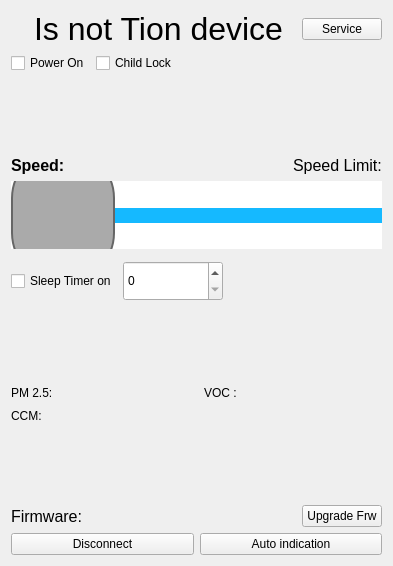
<?xml version="1.0" encoding="UTF-8"?>
<ui version="4.0">
 <class>iq_mainwindow</class>
 <widget class="QWidget" name="iq_mainwindow">
  <property name="geometry">
   <rect>
    <x>0</x>
    <y>0</y>
    <width>393</width>
    <height>566</height>
   </rect>
  </property>
  <property name="sizePolicy">
   <sizepolicy hsizetype="Expanding" vsizetype="Preferred">
    <horstretch>0</horstretch>
    <verstretch>0</verstretch>
   </sizepolicy>
  </property>
  <property name="minimumSize">
   <size>
    <width>393</width>
    <height>566</height>
   </size>
  </property>
  <property name="windowTitle">
   <string>Form</string>
  </property>
  <layout class="QVBoxLayout" name="verticalLayout">
   <item>
    <layout class="QHBoxLayout" name="horizontalLayout" stretch="2,1,1,0">
     <item>
      <spacer name="horizontalSpacer">
       <property name="orientation">
        <enum>Qt::Horizontal</enum>
       </property>
       <property name="sizeHint" stdset="0">
        <size>
         <width>128</width>
         <height>20</height>
        </size>
       </property>
      </spacer>
     </item>
     <item>
      <widget class="QLabel" name="status">
       <property name="font">
        <font>
         <pointsize>24</pointsize>
        </font>
       </property>
       <property name="text">
        <string>Is not Tion device</string>
       </property>
      </widget>
     </item>
     <item>
      <spacer name="horizontalSpacer_2">
       <property name="orientation">
        <enum>Qt::Horizontal</enum>
       </property>
       <property name="sizeHint" stdset="0">
        <size>
         <width>17</width>
         <height>20</height>
        </size>
       </property>
      </spacer>
     </item>
     <item>
      <widget class="QPushButton" name="srvBtn">
       <property name="text">
        <string>Service</string>
       </property>
      </widget>
     </item>
    </layout>
   </item>
   <item>
    <layout class="QHBoxLayout" name="horizontalLayout_3">
     <item>
      <widget class="QCheckBox" name="powerOn">
       <property name="text">
        <string>Power On</string>
       </property>
      </widget>
     </item>
     <item>
      <widget class="QCheckBox" name="ChildLock">
       <property name="text">
        <string>Child Lock</string>
       </property>
      </widget>
     </item>
     <item>
      <spacer name="horizontalSpacer_3">
       <property name="orientation">
        <enum>Qt::Horizontal</enum>
       </property>
       <property name="sizeHint" stdset="0">
        <size>
         <width>40</width>
         <height>20</height>
        </size>
       </property>
      </spacer>
     </item>
    </layout>
   </item>
   <item>
    <spacer name="verticalSpacer">
     <property name="orientation">
      <enum>Qt::Vertical</enum>
     </property>
     <property name="sizeHint" stdset="0">
      <size>
       <width>20</width>
       <height>76</height>
      </size>
     </property>
    </spacer>
   </item>
   <item>
    <layout class="QHBoxLayout" name="horizontalLayout_6">
     <item>
      <widget class="QLabel" name="speedLabel">
       <property name="font">
        <font>
         <pointsize>12</pointsize>
         <weight>75</weight>
         <bold>true</bold>
        </font>
       </property>
       <property name="text">
        <string>Speed:</string>
       </property>
      </widget>
     </item>
     <item>
      <spacer name="horizontalSpacer_7">
       <property name="orientation">
        <enum>Qt::Horizontal</enum>
       </property>
       <property name="sizeHint" stdset="0">
        <size>
         <width>418</width>
         <height>20</height>
        </size>
       </property>
      </spacer>
     </item>
     <item>
      <widget class="QLabel" name="speedLimitLabel">
       <property name="font">
        <font>
         <pointsize>12</pointsize>
        </font>
       </property>
       <property name="text">
        <string>Speed Limit:</string>
       </property>
      </widget>
     </item>
    </layout>
   </item>
   <item>
    <widget class="QSlider" name="speed_slider">
     <property name="sizePolicy">
      <sizepolicy hsizetype="Expanding" vsizetype="Expanding">
       <horstretch>0</horstretch>
       <verstretch>0</verstretch>
      </sizepolicy>
     </property>
     <property name="tabletTracking">
      <bool>true</bool>
     </property>
     <property name="styleSheet">
      <string notr="true">.QSlider {
    min-height: 50px;
    max-height: 300px;
    background: #ffffff;
}

QSlider::groove:horizontal { 
	background-color: #15b9ff;
	border: 0px solid #424242; 
	height: 15px; 
	border-radius: 15px;
}

QSlider::handle:horizontal { 
	background-color: #aaaaaa; 
	border: 2px solid #666666; 
	width: 100px; 
	height: 150px; 
	line-height: 10px; 
	margin-top: -60px; 
	margin-bottom: -60px; 
	border-radius: 50px; 
}

QSlider::handle:horizontal:hover { 
	border-radius: 10px;
}</string>
     </property>
     <property name="minimum">
      <number>0</number>
     </property>
     <property name="maximum">
      <number>6</number>
     </property>
     <property name="pageStep">
      <number>1</number>
     </property>
     <property name="value">
      <number>0</number>
     </property>
     <property name="sliderPosition">
      <number>0</number>
     </property>
     <property name="tracking">
      <bool>true</bool>
     </property>
     <property name="orientation">
      <enum>Qt::Horizontal</enum>
     </property>
    </widget>
   </item>
   <item>
    <spacer name="verticalSpacer_4">
     <property name="orientation">
      <enum>Qt::Vertical</enum>
     </property>
     <property name="sizeType">
      <enum>QSizePolicy::Preferred</enum>
     </property>
     <property name="sizeHint" stdset="0">
      <size>
       <width>20</width>
       <height>6</height>
      </size>
     </property>
    </spacer>
   </item>
   <item>
    <layout class="QHBoxLayout" name="horizontalLayout_2">
     <item>
      <widget class="QCheckBox" name="sleepTimerOn">
       <property name="text">
        <string>Sleep Timer on</string>
       </property>
      </widget>
     </item>
     <item>
      <widget class="QSpinBox" name="sleepTimerValue">
       <property name="minimumSize">
        <size>
         <width>100</width>
         <height>40</height>
        </size>
       </property>
      </widget>
     </item>
     <item>
      <spacer name="horizontalSpacer_4">
       <property name="orientation">
        <enum>Qt::Horizontal</enum>
       </property>
       <property name="sizeHint" stdset="0">
        <size>
         <width>40</width>
         <height>20</height>
        </size>
       </property>
      </spacer>
     </item>
    </layout>
   </item>
   <item>
    <spacer name="verticalSpacer_2">
     <property name="orientation">
      <enum>Qt::Vertical</enum>
     </property>
     <property name="sizeHint" stdset="0">
      <size>
       <width>20</width>
       <height>76</height>
      </size>
     </property>
    </spacer>
   </item>
   <item>
    <layout class="QHBoxLayout" name="horizontalLayout_4">
     <item>
      <widget class="QLabel" name="PM25">
       <property name="text">
        <string>PM 2.5:</string>
       </property>
      </widget>
     </item>
     <item>
      <spacer name="horizontalSpacer_5">
       <property name="orientation">
        <enum>Qt::Horizontal</enum>
       </property>
       <property name="sizeHint" stdset="0">
        <size>
         <width>40</width>
         <height>20</height>
        </size>
       </property>
      </spacer>
     </item>
     <item>
      <widget class="QLabel" name="VOC">
       <property name="text">
        <string>VOC :</string>
       </property>
      </widget>
     </item>
     <item>
      <spacer name="horizontalSpacer_6">
       <property name="orientation">
        <enum>Qt::Horizontal</enum>
       </property>
       <property name="sizeHint" stdset="0">
        <size>
         <width>40</width>
         <height>20</height>
        </size>
       </property>
      </spacer>
     </item>
    </layout>
   </item>
   <item>
    <widget class="QLabel" name="CCM_label">
     <property name="text">
      <string>CCM: </string>
     </property>
    </widget>
   </item>
   <item>
    <spacer name="verticalSpacer_3">
     <property name="orientation">
      <enum>Qt::Vertical</enum>
     </property>
     <property name="sizeHint" stdset="0">
      <size>
       <width>20</width>
       <height>76</height>
      </size>
     </property>
    </spacer>
   </item>
   <item>
    <layout class="QHBoxLayout" name="horizontalLayout_8">
     <item>
      <widget class="QLabel" name="firmLabel">
       <property name="font">
        <font>
         <pointsize>12</pointsize>
        </font>
       </property>
       <property name="text">
        <string>Firmware: </string>
       </property>
      </widget>
     </item>
     <item>
      <spacer name="horizontalSpacer_14">
       <property name="orientation">
        <enum>Qt::Horizontal</enum>
       </property>
       <property name="sizeHint" stdset="0">
        <size>
         <width>228</width>
         <height>20</height>
        </size>
       </property>
      </spacer>
     </item>
     <item>
      <widget class="QPushButton" name="updButton">
       <property name="text">
        <string>Upgrade Frw</string>
       </property>
      </widget>
     </item>
    </layout>
   </item>
   <item>
    <layout class="QHBoxLayout" name="horizontalLayout_5">
     <item>
      <widget class="QPushButton" name="discButton">
       <property name="text">
        <string>Disconnect</string>
       </property>
      </widget>
     </item>
     <item>
      <widget class="QPushButton" name="autoIndBtn">
       <property name="text">
        <string>Auto indication</string>
       </property>
      </widget>
     </item>
    </layout>
   </item>
  </layout>
 </widget>
 <resources/>
 <connections/>
</ui>
